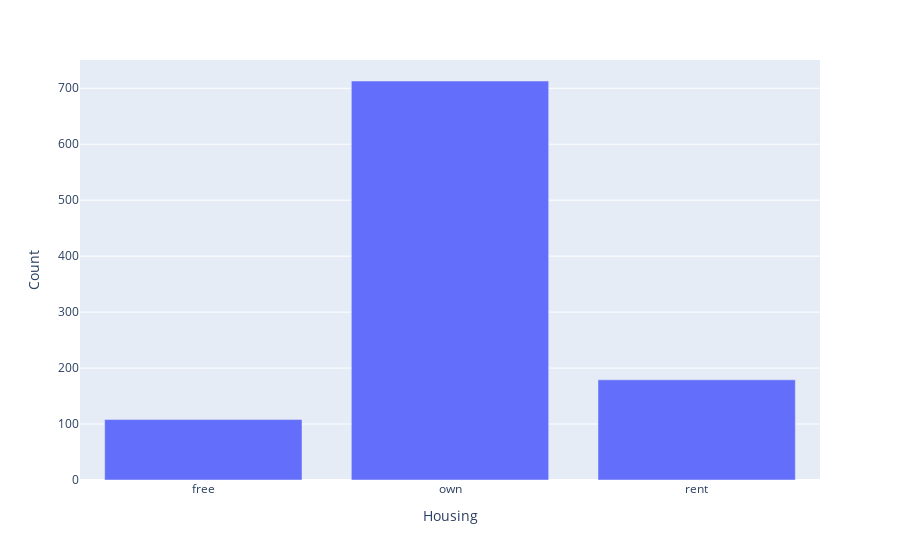

The notebook cell saved with this chart:
### Markdown cell above
* most users are skilled at their jobs

### Code cell
housing = df.groupby('Housing',as_index=False).count()[['Housing','No']]
housing.rename({'No':'Count'},axis=1,inplace=True)

fig = px.bar(housing, x='Housing', y='Count')
fig.show()

### Figure 1 — Plotly figure (JSON) as saved in the notebook; plotly's stock layout.template omitted (floating-point values rounded to 4 significant figures)
{"data": [{"alignmentgroup": "True", "hovertemplate": "Housing=%{x}<br>Count=%{y}<extra></extra>", "legendgroup": "", "marker": {"color": "#636efa", "pattern": {"shape": ""}}, "name": "", "offsetgroup": "", "orientation": "v", "showlegend": false, "textposition": "auto", "type": "bar", "x": ["free", "own", "rent"], "xaxis": "x", "y": [108, 713, 179], "yaxis": "y"}], "layout": {"barmode": "relative", "legend": {"tracegroupgap": 0}, "margin": {"t": 60}, "xaxis": {"anchor": "y", "domain": [0, 1], "title": {"text": "Housing"}}, "yaxis": {"anchor": "x", "domain": [0, 1], "title": {"text": "Count"}}}}
